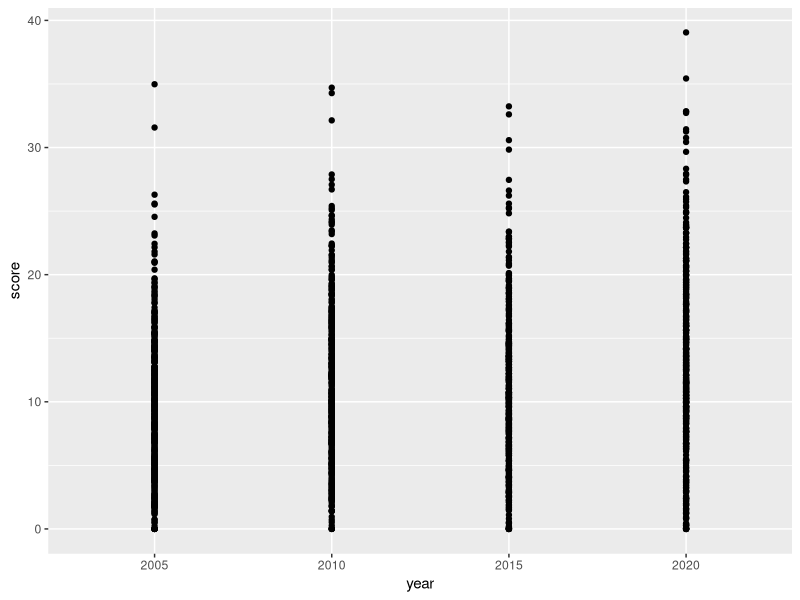
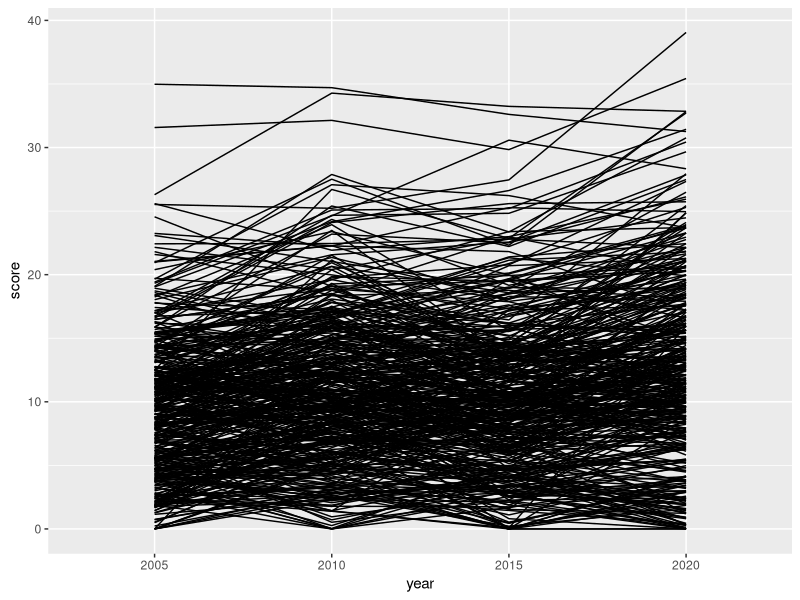
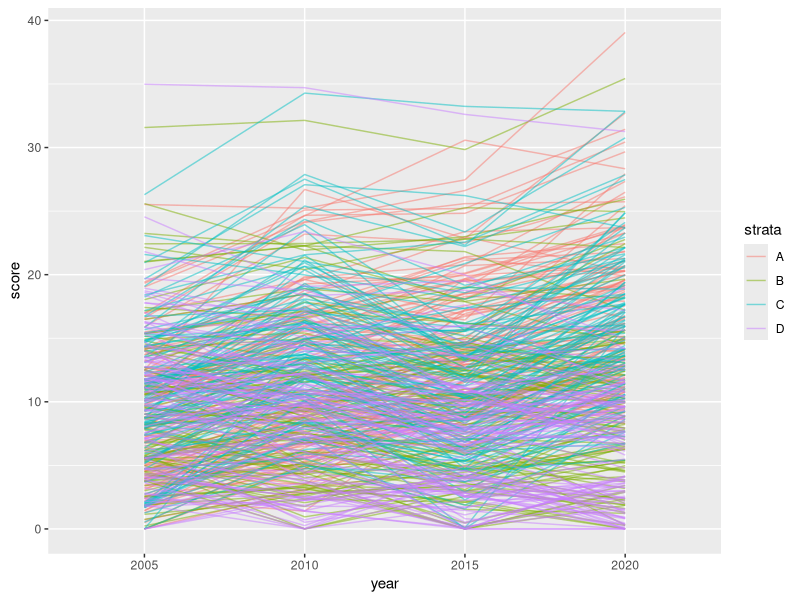
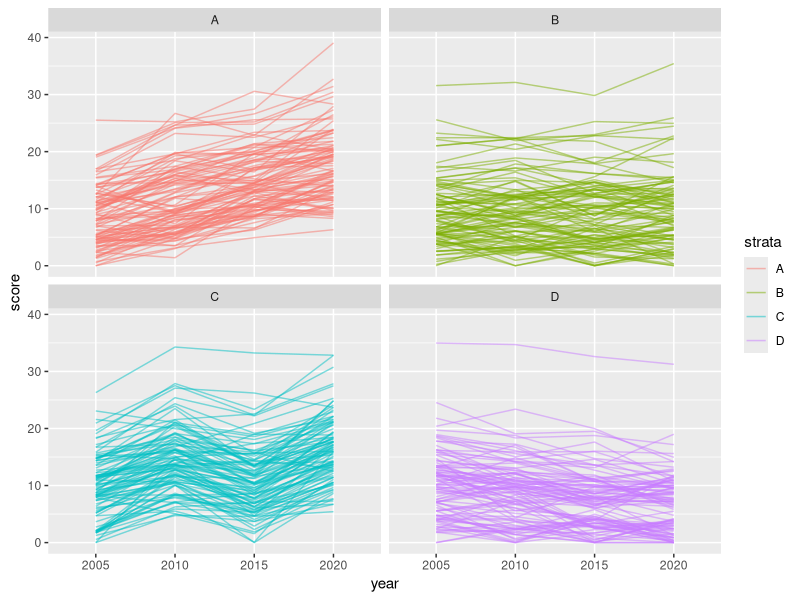
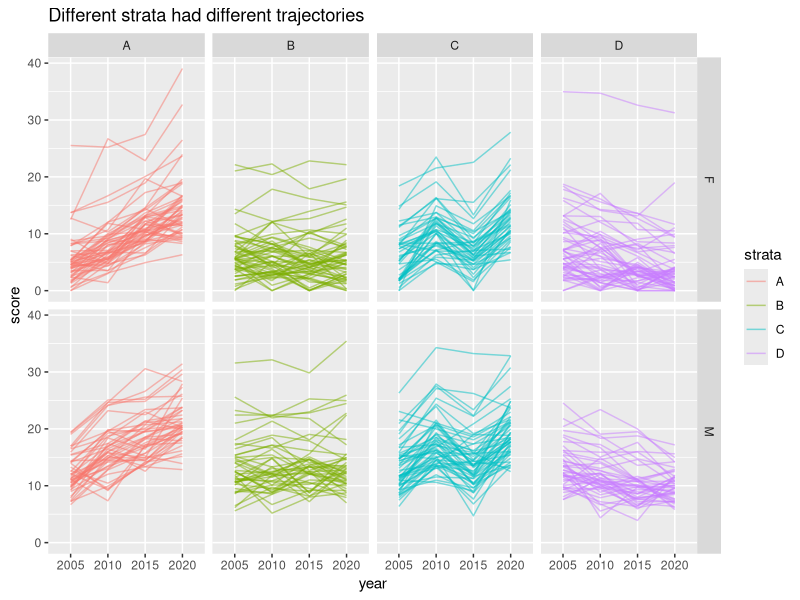
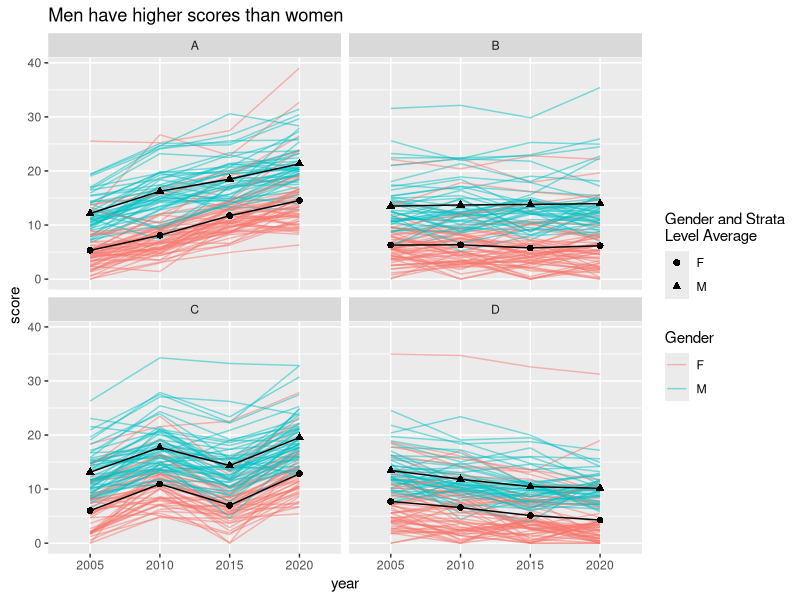
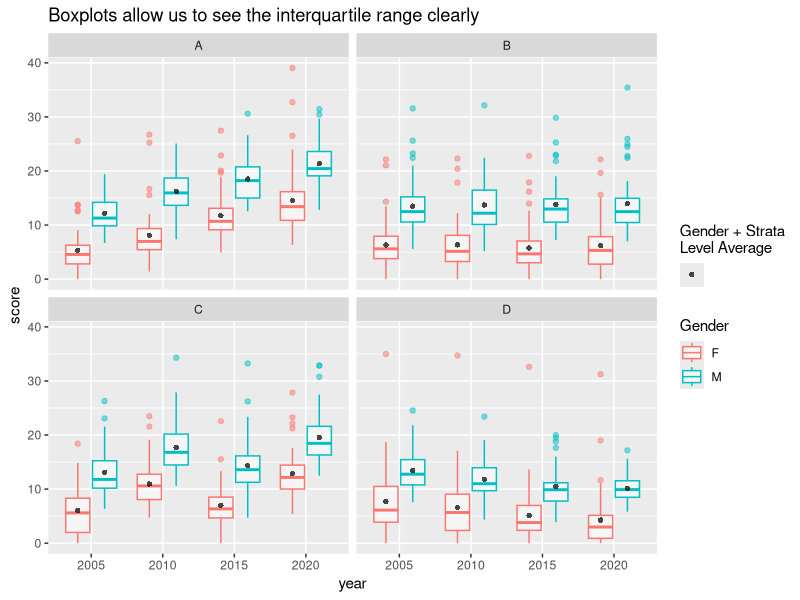
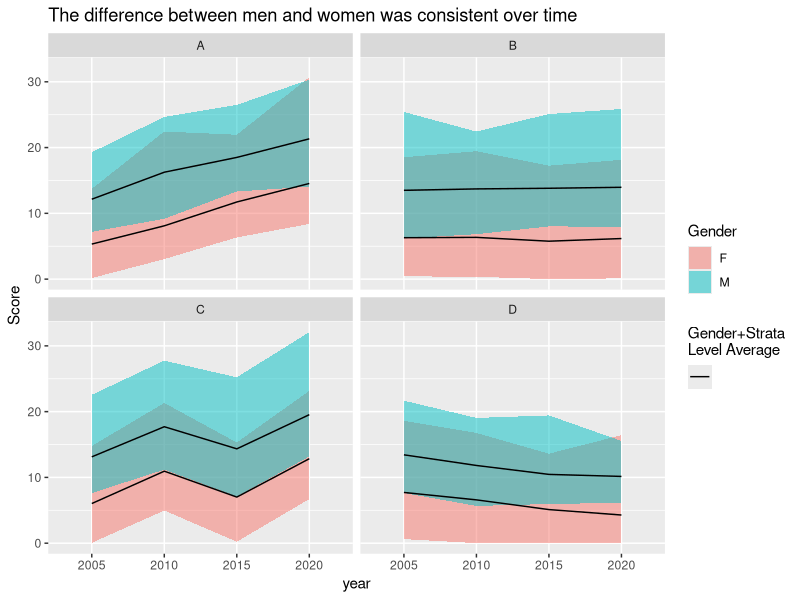

Generate these figures, in order, with R: (Note: this script raises an error after producing the figures.)
## ---- chunk 1
# The following code snippet detaches all packages.
# This is important because if tidyverse is already loaded from a previous 
# session, the loading messages won't show in the knit version of this document.
# 
# https://stackoverflow.com/questions/7505547/detach-all-packages-while-working-in-r#39235076
if ('package:tidyverse' %in% search()) 
  invisible(lapply(paste0('package:', names(sessionInfo()$otherPkgs)), detach, character.only=TRUE, unload=TRUE))
## ---- chunk 2
# some config options
options(knitr.table.format = "html")
# knitr::opts_chunk$set(cache=T)
## ---- chunk 3
library(tidyverse, quietly = F, warn.conflicts = T)
## ---- chunk 4
df <- readr::read_csv("example_data/example_dataset_1.csv")
## ---- chunk 5
knitr::kable(head(df,4))
## ---- chunk 6
unique(df$strata)
## ---- chunk 7
table(df$gender) 
## ---- chunk 8
df %>% select(-c(strata, gender)) %>% 
  summary()
## ---- chunk 9
df %>% select(-c(strata, gender)) %>% 
  summary()
## ---- chunk 10
df <- df %>% 
  mutate(id = 1:nrow(.)) %>% 
  select(id, everything())

knitr::kable(head(df,3))
## ---- chunk 11
df <- df %>% tidyr::pivot_longer(
  cols = starts_with('X'),
  names_to = 'year',
  values_to = 'score')

knitr::kable(head(df, 4))
## ---- chunk 12
df <- df %>% 
  mutate(year = stringr::str_remove(year, "X"))

knitr::kable(head(df, 4))
## ---- chunk 13
ggplot(data = df,  
 aes(x = year, y = score)) + 
   geom_point()
## ---- chunk 14

## ---- chunk 15
ggplot(data = df,  
 aes(x = year, y = score,
     group = id)) + #<<
   geom_line()
## ---- chunk 16

## ---- chunk 17
ggplot(data = df,  
 aes(x = year, y = score,
     group = id,
     color = strata)) + #<<
   geom_line(alpha=0.5) #<<
## ---- chunk 18

## ---- chunk 19
ggplot(data = df,  aes(x = year, y = score, group = id, color = strata)) +
  geom_line(alpha=0.5) + 
  facet_wrap(~strata) #<<
## ---- chunk 20

## ---- chunk 21
ggplot(data = df,  aes(x = year, y = score, group = id, color = strata)) +
  geom_line(alpha=0.5) + 
  facet_grid(gender~strata) + #<<
  ggtitle("Different strata had different trajectories")
## ---- chunk 22

## ---- chunk 23
ggplot(data = df,  aes(x = year, y = score, group = id, color = gender)) +
  geom_line(alpha=0.5) + 
  facet_wrap(~strata) + 
  stat_summary(aes(group = interaction(strata, gender)), fun = mean, geom='line', color = 'black') + 
  stat_summary(aes(group = interaction(strata, gender), shape=gender), fun = mean, geom='point', size=2, color = 'black') + 
  labs(shape = 'Gender and Strata\nLevel Average', color = 'Gender') +
  ggtitle("Men have higher scores than women")
## ---- chunk 24

## ---- chunk 25
ggplot(data = df,  aes(x = year, y = score, color = gender)) +
  geom_boxplot(alpha=0.5) + 
  stat_summary(aes(group = interaction(strata, gender), shape=''), position = position_dodge(width=0.75), 
               fun = mean, geom='point', color = 'grey10', alpha=0.8) +
  facet_wrap(~strata) + 
  labs(color = "Gender", shape = "Gender + Strata\nLevel Average") + 
  ggtitle("Boxplots allow us to see the interquartile range clearly")
## ---- chunk 26

## ---- chunk 27
df %>% group_by(strata, gender, year) %>%
  summarize(
    ci_high = quantile(score, 0.975),
    ci_low = quantile(score, 0.025),
    mean = mean(score),
    .groups = 'keep') %>%
  
  ggplot(aes(x = year, y = mean, ymax = ci_high, 
       ymin = ci_low, group = gender, fill = gender)) +
    geom_ribbon(alpha=0.5) +
    geom_line(aes(linetype='')) +
    facet_wrap(~strata) + 
    labs(linetype = 'Gender+Strata\nLevel Average', 
      fill = 'Gender', y = 'Score') + 
    ggtitle(paste0("The difference between men and women ",
      "was consistent over time"))
## ---- chunk 28

## ---- chunk 29
df_wide <- df %>% 
  tidyr::pivot_wider(id_cols = -score,
                     names_from = year,
                     values_from = score)
knitr::kable(head(df_wide, 3))
## ---- chunk 30
# install.packages(GGally)
library(GGally)
ggpairs(df_wide, aes(color = strata, alpha=0.25), columns = c('2005', '2010', '2015', '2020'), progress=F)
## ---- chunk 31

## ---- chunk 32
ggbivariate(df, outcome = 'gender', explanatory = 'strata') + 
  theme(legend.position = 'bottom') + 
  ggtitle("Strata were about evenly split across gender")
## ---- chunk 33

